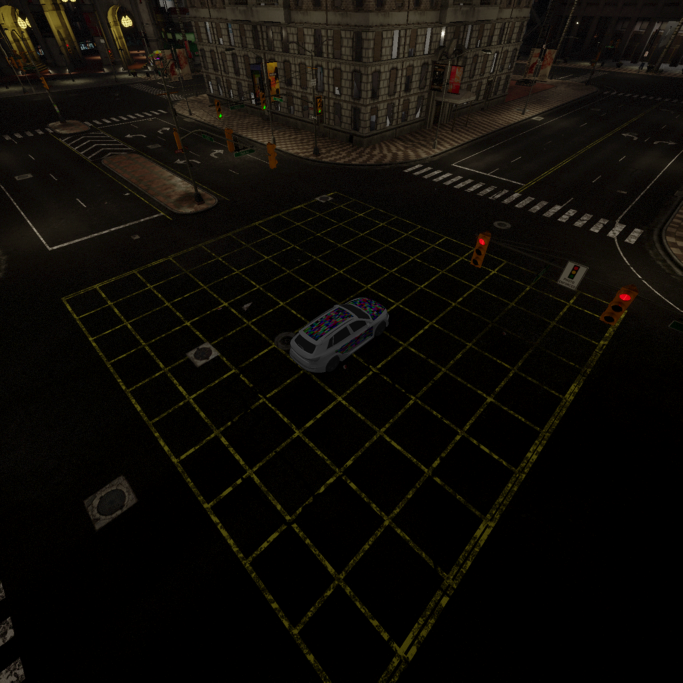
#> input picture data/img12.png, 2048 x 2048 px (shown at 1/3 size)
$ python -i loss.py   (imports and definitions only)   (older library calls are emulated)
#> lines starting #> are read from the running program, lines starting #| are printed output that depends on the picture; after the words box and inside, x2 and y2 are one past the last pixel; in counts of white or black regions, pixels touching at a corner belong together
###
# reference: https://github.com/xwshi/NRVQA/blob/b502a681cc5522090e0eb303f6e481470f3ba1f0/piqe.py
# https://github.com/xwshi/NRVQA/blob/b502a681cc5522090e0eb303f6e481470f3ba1f0/niqe.py
# https://github.com/xwshi/NRVQA/blob/b502a681cc5522090e0eb303f6e481470f3ba1f0/brisque.py
###

import numpy as np
import cv2
from scipy.special import gamma
import math
from os.path import dirname, join
import cv2
import numpy as np
import scipy
import scipy.io
import scipy.misc
import scipy.ndimage
import scipy.special
from PIL import Image

gamma_range = np.arange(0.2, 10, 0.001)
a = scipy.special.gamma(2.0/gamma_range)
# [1 line not run here, left out]
b = scipy.special.gamma(1.0/gamma_range)
c = scipy.special.gamma(3.0/gamma_range)
prec_gammas = a/(b*c)

def calculate_mscn(dis_image):
    dis_image = dis_image.astype(np.float32)  # 类型转换十分重要
    ux = cv2.GaussianBlur(dis_image, (7, 7), 7/6)
    ux_sq = ux*ux
    sigma = np.sqrt(np.abs(cv2.GaussianBlur(dis_image**2, (7, 7), 7/6)-ux_sq))

    mscn = (dis_image-ux)/(1+sigma)

    return mscn

# Function to segment block edges


def segmentEdge(blockEdge, nSegments, blockSize, windowSize):
    # Segment is defined as a collection of 6 contiguous pixels in a block edge
    segments = np.zeros((nSegments, windowSize))
    for i in range(nSegments):
        segments[i, :] = blockEdge[i:windowSize]
        if(windowSize <= (blockSize+1)):
            windowSize = windowSize+1

    return segments


def noticeDistCriterion(Block, nSegments, blockSize, windowSize, blockImpairedThreshold, N):
    # Top edge of block
    topEdge = Block[0, :]
    segTopEdge = segmentEdge(topEdge, nSegments, blockSize, windowSize)

    # Right side edge of block
    rightSideEdge = Block[:, N-1]
    rightSideEdge = np.transpose(rightSideEdge)
    segRightSideEdge = segmentEdge(
        rightSideEdge, nSegments, blockSize, windowSize)

    # Down side edge of block
    downSideEdge = Block[N-1, :]
    segDownSideEdge = segmentEdge(
        downSideEdge, nSegments, blockSize, windowSize)

    # Left side edge of block
    leftSideEdge = Block[:, 0]
    leftSideEdge = np.transpose(leftSideEdge)
    segLeftSideEdge = segmentEdge(
        leftSideEdge, nSegments, blockSize, windowSize)

    # Compute standard deviation of segments in left, right, top and down side edges of a block
    segTopEdge_stdDev = np.std(segTopEdge, axis=1)
    segRightSideEdge_stdDev = np.std(segRightSideEdge, axis=1)
    segDownSideEdge_stdDev = np.std(segDownSideEdge, axis=1)
    segLeftSideEdge_stdDev = np.std(segLeftSideEdge, axis=1)

    # Check for segment in block exhibits impairedness, if the standard deviation of the segment is less than blockImpairedThreshold.
    blockImpaired = 0
    for segIndex in range(segTopEdge.shape[0]):
        if((segTopEdge_stdDev[segIndex] < blockImpairedThreshold) or
                (segRightSideEdge_stdDev[segIndex] < blockImpairedThreshold) or
                (segDownSideEdge_stdDev[segIndex] < blockImpairedThreshold) or
                (segLeftSideEdge_stdDev[segIndex] < blockImpairedThreshold)):
            blockImpaired = 1
            break

    return blockImpaired


def noiseCriterion(Block, blockSize, blockVar):
    # Compute block standard deviation[h,w,c]=size(I)
    blockSigma = np.sqrt(blockVar)
    # Compute ratio of center and surround standard deviation
    cenSurDev = centerSurDev(Block, blockSize)
    # Relation between center-surround deviation and the block standard deviation
    blockBeta = (abs(blockSigma-cenSurDev))/(max(blockSigma, cenSurDev))

    return blockSigma, blockBeta

# Function to compute center surround Deviation of a block


def centerSurDev(Block, blockSize):
    # block center
    center1 = int((blockSize+1)/2)-1
    center2 = center1+1
    center = np.vstack((Block[:, center1], Block[:, center2]))
    # block surround
    Block = np.delete(Block, center1, axis=1)
    Block = np.delete(Block, center1, axis=1)

    # Compute standard deviation of block center and block surround
    center_std = np.std(center)
    surround_std = np.std(Block)

    # Ratio of center and surround standard deviation
    cenSurDev = (center_std/surround_std)

    # Check for nan's
    # if(isnan(cenSurDev)):
    #     cenSurDev = 0

    return cenSurDev


def piqe(im):
    blockSize = 16  # Considered 16x16 block size for overall analysis
    activityThreshold = 0.1  # Threshold used to identify high spatially prominent blocks
    blockImpairedThreshold = 0.1  # Threshold identify blocks having noticeable artifacts
    windowSize = 6  # Considered segment size in a block edge.
    nSegments = blockSize-windowSize+1  # Number of segments for each block edge
    distBlockScores = 0  # Accumulation of distorted block scores
    NHSA = 0  # Number of high spatial active blocks.

    # pad if size is not divisible by blockSize
    if len(im.shape) == 3:
        im = cv2.cvtColor(im, cv2.COLOR_BGR2GRAY)
    originalSize = im.shape
    rows, columns = originalSize
    rowsPad = rows % blockSize
    columnsPad = columns % blockSize
    isPadded = False
    if(rowsPad > 0 or columnsPad > 0):
        if rowsPad > 0:
            rowsPad = blockSize-rowsPad
        if columnsPad > 0:
            columnsPad = blockSize-columnsPad
        isPadded = True
        padSize = [rowsPad, columnsPad]
    im = np.pad(im, ((0, rowsPad), (0, columnsPad)), 'edge')

    # Normalize image to zero mean and ~unit std
    # used circularly-symmetric Gaussian weighting function sampled out
    # to 3 standard deviations.
    imnorm = calculate_mscn(im)

    # Preallocation for masks
    NoticeableArtifactsMask = np.zeros(imnorm.shape)
    NoiseMask = np.zeros(imnorm.shape)
    ActivityMask = np.zeros(imnorm.shape)

    # Start of block by block processing
    total_var = []
    total_bscore = []
    total_ndc = []
    total_nc = []

    BlockScores = []
    for i in np.arange(0, imnorm.shape[0]-1, blockSize):
        for j in np.arange(0, imnorm.shape[1]-1, blockSize):
             # Weights Initialization
            WNDC = 0
            WNC = 0

            # Compute block variance
            Block = imnorm[i:i+blockSize, j:j+blockSize]
            blockVar = np.var(Block)

            if(blockVar > activityThreshold):
                ActivityMask[i:i+blockSize, j:j+blockSize] = 1
                NHSA = NHSA+1

                # Analyze Block for noticeable artifacts
                blockImpaired = noticeDistCriterion(
                    Block, nSegments, blockSize-1, windowSize, blockImpairedThreshold, blockSize)

                if(blockImpaired):
                    WNDC = 1
                    NoticeableArtifactsMask[i:i +
                                            blockSize, j:j+blockSize] = blockVar

                # Analyze Block for guassian noise distortions
                [blockSigma, blockBeta] = noiseCriterion(
                    Block, blockSize-1, blockVar)

                if((blockSigma > 2*blockBeta)):
                    WNC = 1
                    NoiseMask[i:i+blockSize, j:j+blockSize] = blockVar

                # Pooling/ distortion assigment
                # distBlockScores = distBlockScores + \
                #     WNDC*pow(1-blockVar, 2) + WNC*pow(blockVar, 2)

                if WNDC*pow(1-blockVar, 2) + WNC*pow(blockVar, 2) > 0:
                    BlockScores.append(
                        WNDC*pow(1-blockVar, 2) + WNC*pow(blockVar, 2))

                total_var = [total_var, blockVar]
                total_bscore = [total_bscore, WNDC *
                                (1-blockVar) + WNC*(blockVar)]
                total_ndc = [total_ndc, WNDC]
                total_nc = [total_nc, WNC]

    BlockScores = sorted(BlockScores)
    lowSum = sum(BlockScores[:int(0.1*len(BlockScores))])
    Sum = sum(BlockScores)
    Scores = [(s*10*lowSum)/Sum for s in BlockScores]
    C = 1
    Score = ((sum(Scores) + C)/(C + NHSA))*100

    # if input image is padded then remove those portions from ActivityMask,
    # NoticeableArtifactsMask and NoiseMask and ensure that size of these masks
    # are always M-by-N.
    if(isPadded):
        NoticeableArtifactsMask = NoticeableArtifactsMask[0:originalSize[0],
                                                          0:originalSize[1]]
        NoiseMask = NoiseMask[0:originalSize[0], 0:originalSize[1]]
        ActivityMask = ActivityMask[0:originalSize[0], 1:originalSize[1]]

    return Score, NoticeableArtifactsMask, NoiseMask, ActivityMask

# [117 lines left out: functions aggd_features, ggd_features, paired_product, gen_gauss_window, compute_image_mscn_transform, _niqe_extract_subband_feats, not called in this run]


def get_patches_train_features(img, patch_size, stride=8):
    return _get_patches_generic(img, patch_size, 1, stride)


def get_patches_test_features(img, patch_size, stride=8):
    return _get_patches_generic(img, patch_size, 0, stride)


# [105 lines left out: functions extract_on_patches, _get_patches_generic, niqe, extract_brisque_feats, brisque, not called in this run]

>>> import cv2
>>> picture = cv2.imread('../data/img12.png')
#> picture is the input picture: shape (2048, 2048, 3); mean B, G, R 7, 11.3, 13.8
>>> result = piqe(picture)
#> in piqe, `im = cv2.cvtColor(im, cv2.COLOR_BGR2GRAY)`:
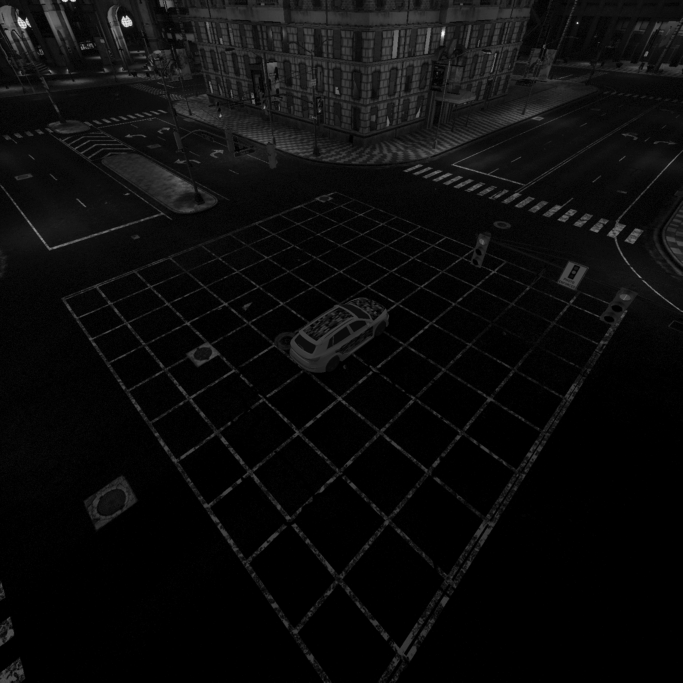
#> im: shape (2048, 2048) (shown at 1/3 size); min 0, max 255, mean 11.6
#> in calculate_mscn, `ux_sq = ux*ux`:
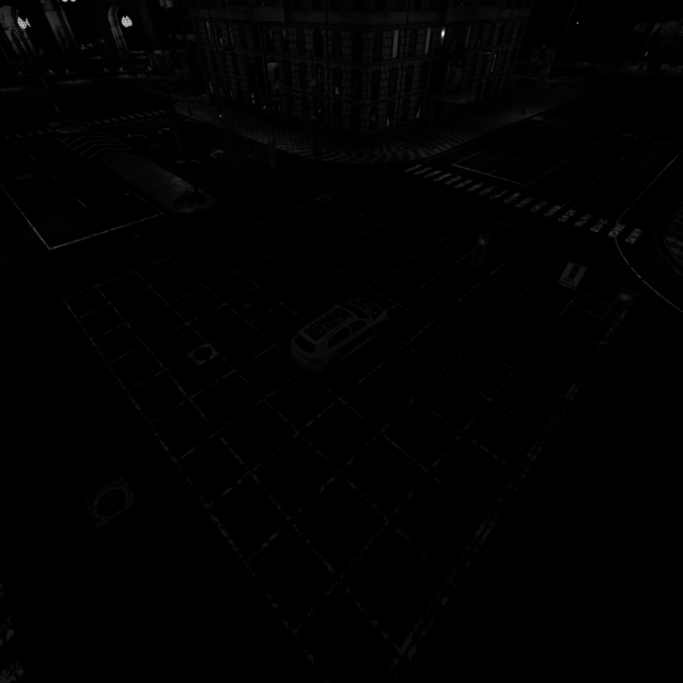
#> ux_sq: shape (2048, 2048) float32 (shown at 1/3 size); min 0, max 61679.4, mean 406.9; drawn with min black and max white
#> in calculate_mscn, `sigma = np.sqrt(np.abs(cv2.GaussianBlur(dis_image**2, (7, 7), 7/6)-ux_..`:
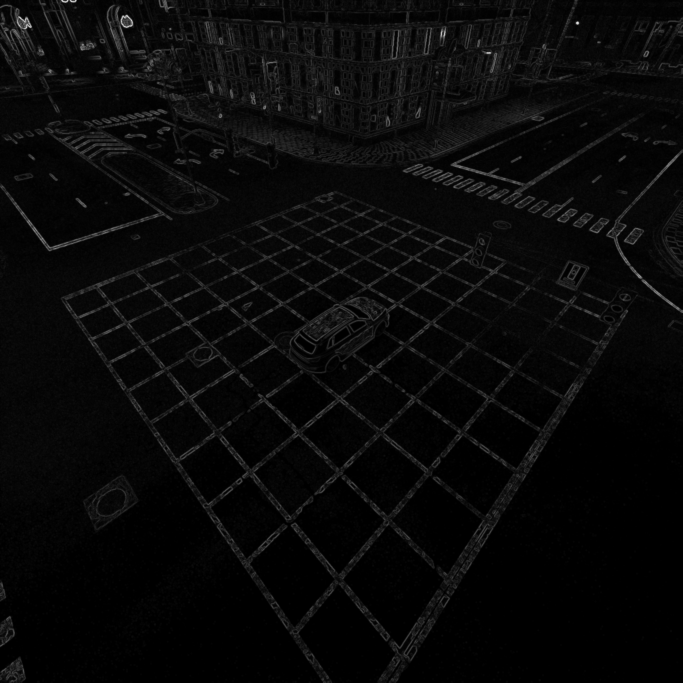
#> sigma: shape (2048, 2048) float32 (shown at 1/3 size); min 0, max 71.4, mean 2.6; drawn with min black and max white
#> in calculate_mscn, `mscn = (dis_image-ux)/(1+sigma)`:
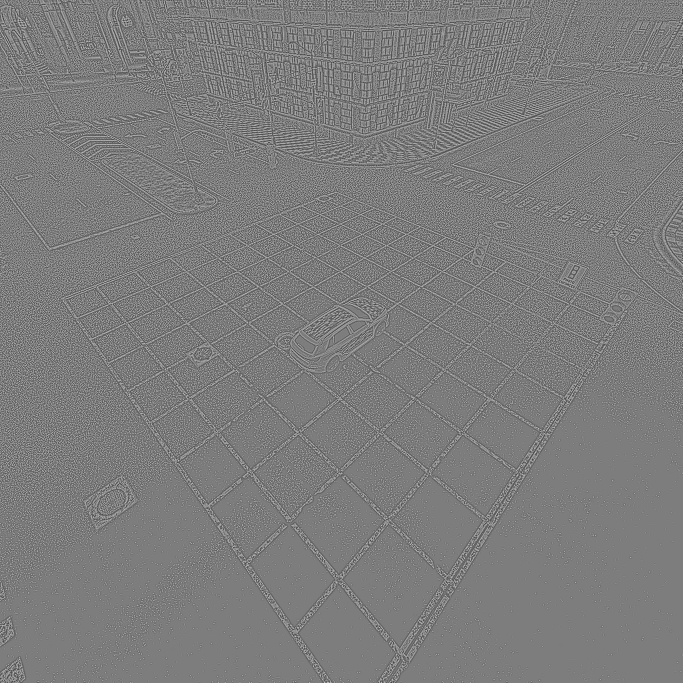
#> mscn: shape (2048, 2048) float32 (shown at 1/3 size); min -1.44, max 1.48, mean -0.00867; drawn with min black and max white
#> after the loop in piqe, `for i in np.arange(0, imnorm.shape[0]-1, blockSize):`:
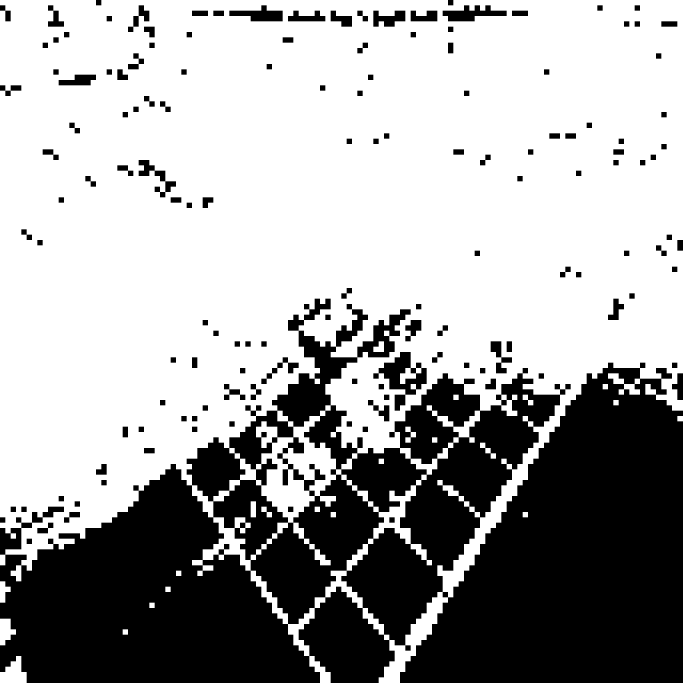
#> ActivityMask: shape (2048, 2048) float64 (shown at 1/3 size); values 0 (black) and 1 (white), 64.7% white; 143 black regions, largest, box (x1, y1, x2, y2) and area: (0, 896, 2048, 2048) 1382400, (1120, 1056, 1280, 1232) 10752, (1328, 16, 1520, 64) 5120
#> after the loop in piqe, `for i in np.arange(0, imnorm.shape[0]-1, blockSize):`:
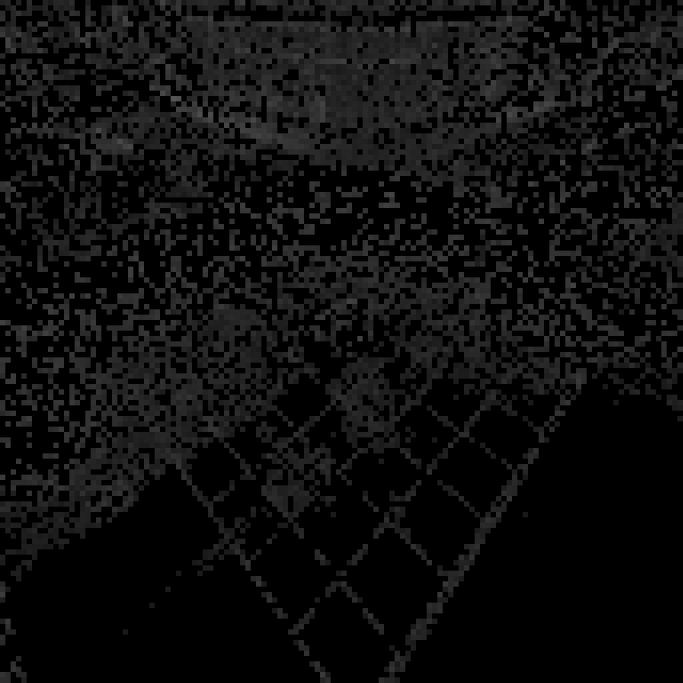
#> NoticeableArtifactsMask: shape (2048, 2048) float64 (shown at 1/3 size); min 0, max 0.338, mean 0.0581
